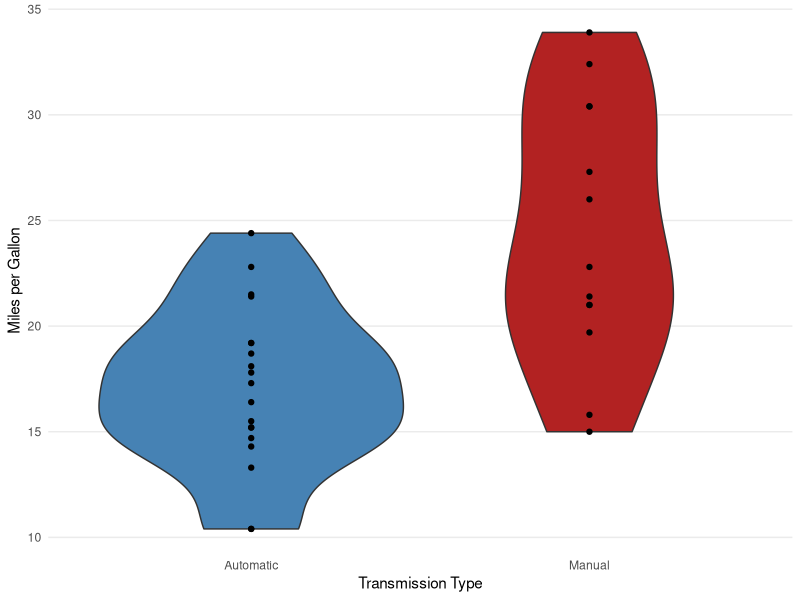

Write the R code that produced this figure.
## ---- chunk 1
library("dplyr", quietly = T)
library("ggplot2", quietly = T)
library("magrittr", quietly = T)
library("GGally", quietly = T)
library("MASS", quietly = T)
library("xtable", quietly = T)

# dir <- "C:/Users/Jleach1/Documents/R/regression_models"
# setwd(dir)
# rm(dir)

data(mtcars)
mtcars$am <- factor(mtcars$am)
mtcars$cyl <- factor(mtcars$cyl)
mtcars$trans <- factor(ifelse(mtcars$am == 0, "Automatic", "Manual"))
## ---- chunk 2
options(xtable.comment = FALSE)
summ_simple <- mtcars %>%
               mutate(trans = as.factor(ifelse(am==0,"Automatic","Manual"))) %>%
               group_by(trans) %>%
               summarise(Av.MPG = mean(mpg),
                         Stand.Dev = sd(mpg),
                          Number.Cars = n(),
                          Stand.Error = Stand.Dev/sqrt(Number.Cars))
summ_simple[,c(1,2,3,5)] %>% xtable

violin <-
mtcars %>%
  ggplot(aes(x = as.factor(ifelse(am==0,"Automatic","Manual")),
             y = mpg, 
             fill = as.factor(ifelse(am==0,"Automatic","Manual"))))+
  geom_violin()+
  geom_point()+
  theme_minimal()+
  scale_fill_manual(values = c("steelblue","firebrick"))+
  theme(legend.position = "none",
        panel.grid.minor.y = element_blank(),
        panel.grid.minor.x = element_blank(),
        panel.grid.major.x = element_blank())+
  xlab("Transmission Type")+
  ylab("Miles per Gallon")

auto <- mtcars[mtcars$am == 0,1]
manual <- mtcars[mtcars$am == 1,1]
t <- t.test(manual, auto)
## ---- chunk 3
fitAll <- lm(mpg ~ trans + wt + hp + disp + factor(cyl) + qsec ,data = mtcars)
step <- stepAIC(fitAll)
aov <- step$anova
## ---- chunk 4
options(xtable.comment = FALSE)
fitRef <- lm(formula(step), data = mtcars)
intervals <- confint(fitRef)
coefs <- summary(fitRef)$coef %>% as.data.frame %>% cbind(intervals)
coefs <- coefs[,c(1,5,6,2:4)]
coefs %>% xtable

